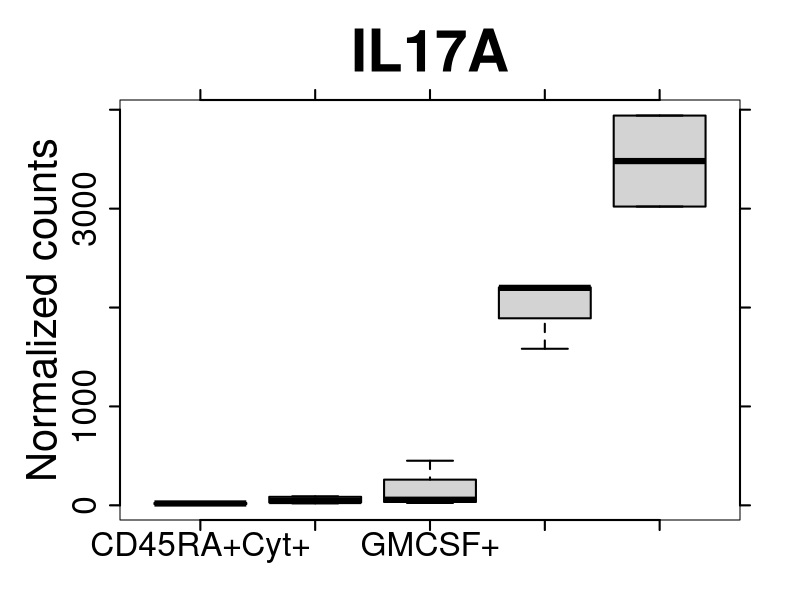
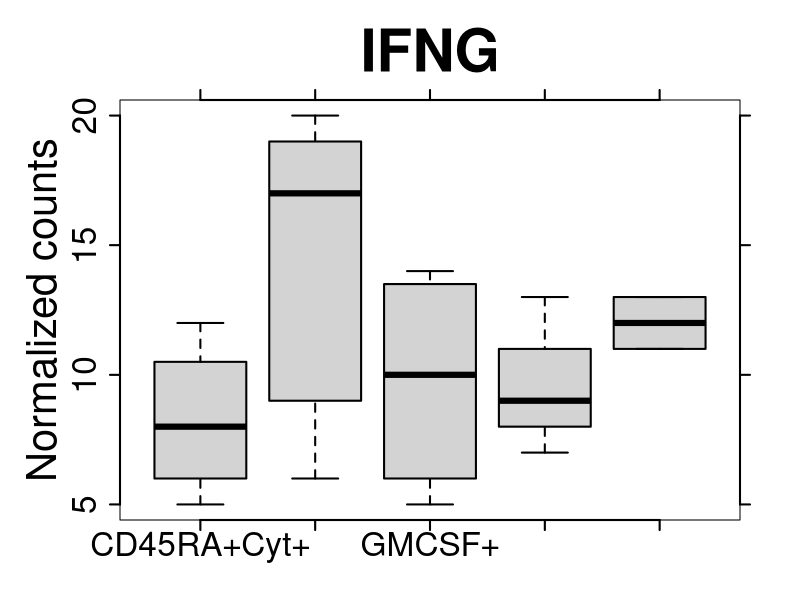
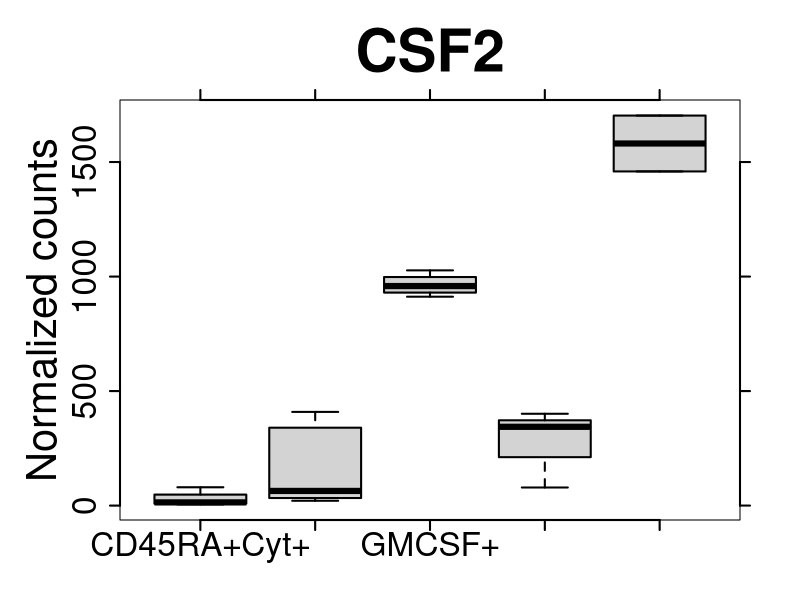
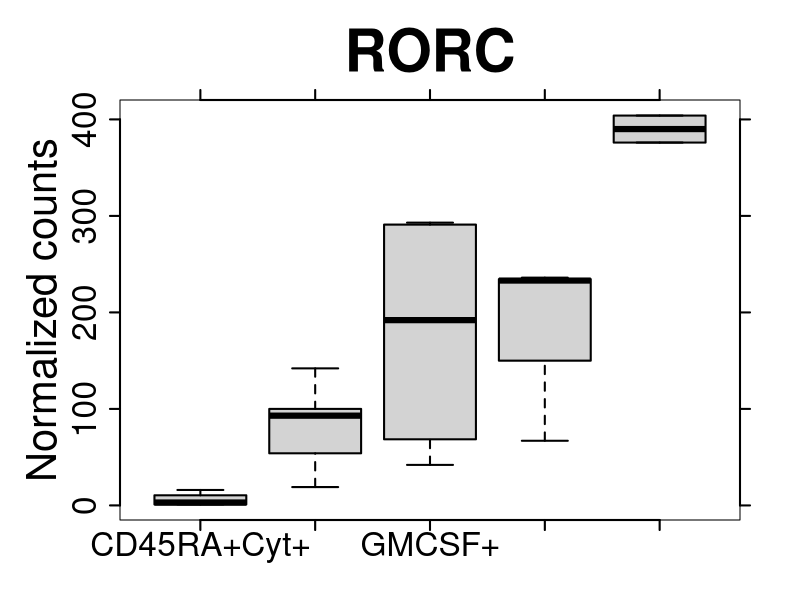
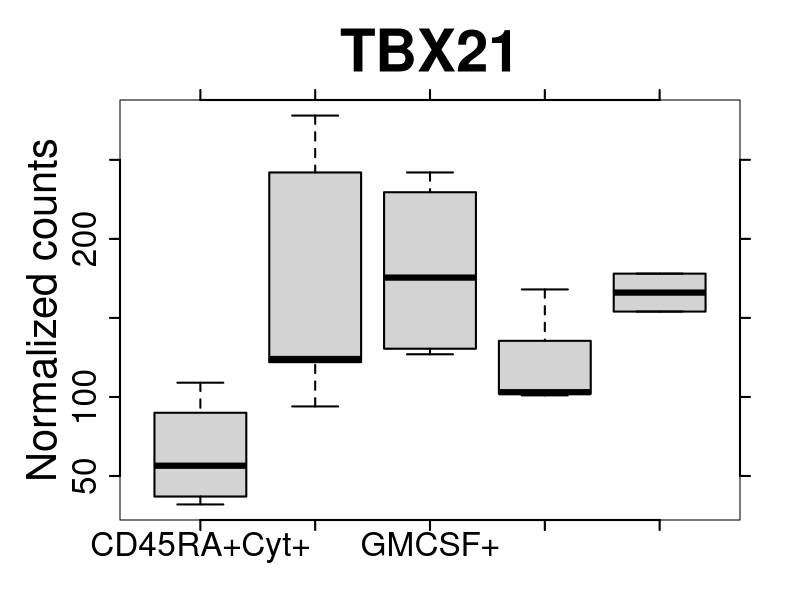
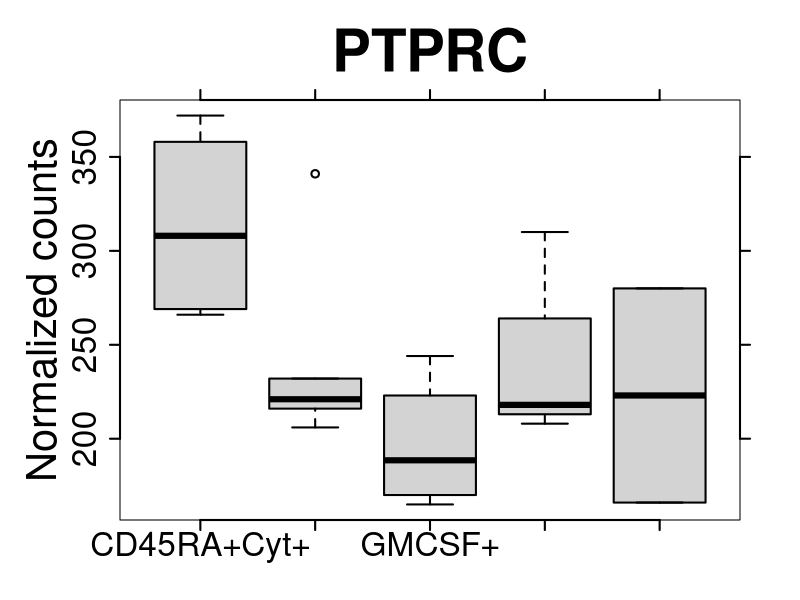

Write the R code that produced these figures, in order.
data <- read.table("gene_expression.norm_nodup.txt", header=TRUE, sep='\t')

pdf("gene_expression.per_page.pdf", width = 20, height = 10)

par(mar=c(4,6,5,3))
boxplot(as.integer(data[1, seq(1,4)]), 
        as.integer(data[1, seq(9,13)]), 
        as.integer(data[1, seq(5,8)]), 
        as.integer(data[1, seq(14,16)]), 
        as.integer(data[1, seq(17,18)]), 
        names=c("CD45RA+Cyt+", "IFN+", "GMCSF+", "IL17A+", "IL17A+GMCSF+IFN-"), 
        main="IL17A", ylab="Normalized counts", 
        cex.axis=2, cex.lab=2.5, cex.main=3.5, lwd=2)
axis(side = 1, lwd = 2, labels=F)
axis(side = 2, lwd = 2, labels=F)
axis(side = 3, lwd = 2, labels=F)
axis(side = 4, lwd = 2, labels=F)

boxplot(as.integer(data[2, seq(1,4)]),  
        as.integer(data[2, seq(9,13)]), 
        as.integer(data[2, seq(5,8)]), 
        as.integer(data[2, seq(14,16)]), 
        as.integer(data[2, seq(17,18)]), 
        names=c("CD45RA+Cyt+", "IFN+", "GMCSF+", "IL17A+", "IL17A+GMCSF+IFN-"), 
        main="IFNG", 
        ylab="Normalized counts", 
        cex.axis=2, cex.lab=2.5, cex.main=3.5, lwd=2)
axis(side = 1, lwd = 2, labels=F)
axis(side = 2, lwd = 2, labels=F)
axis(side = 3, lwd = 2, labels=F)
axis(side = 4, lwd = 2, labels=F)

boxplot(as.integer(data[3, seq(1,4)]), 
        as.integer(data[3, seq(9,13)]), 
        as.integer(data[3, seq(5,8)]), 
        as.integer(data[3, seq(14,16)]), 
        as.integer(data[3, seq(17,18)]), 
        names=c("CD45RA+Cyt+", "IFN+", "GMCSF+", "IL17A+", "IL17A+GMCSF+IFN-"), 
        main="CSF2", ylab="Normalized counts", 
        cex.axis=2, cex.lab=2.5, cex.main=3.5, lwd=2)
axis(side = 1, lwd = 2, labels=F)
axis(side = 2, lwd = 2, labels=F)
axis(side = 3, lwd = 2, labels=F)
axis(side = 4, lwd = 2, labels=F)

boxplot(as.integer(data[4, seq(1,4)]), 
        as.integer(data[4, seq(9,13)]), 
        as.integer(data[4, seq(5,8)]), 
        as.integer(data[4, seq(14,16)]), 
        as.integer(data[4, seq(17,18)]), 
        names=c("CD45RA+Cyt+", "IFN+", "GMCSF+", "IL17A+", "IL17A+GMCSF+IFN-"), 
        main="RORC", ylab="Normalized counts", 
        cex.axis=2, cex.lab=2.5, cex.main=3.5, lwd=2)
axis(side = 1, lwd = 2, labels=F)
axis(side = 2, lwd = 2, labels=F)
axis(side = 3, lwd = 2, labels=F)
axis(side = 4, lwd = 2, labels=F)

boxplot(as.integer(data[5, seq(1,4)]), 
        as.integer(data[5, seq(9,13)]), 
        as.integer(data[5, seq(5,8)]), 
        as.integer(data[5, seq(14,16)]), 
        as.integer(data[5, seq(17,18)]), 
        names=c("CD45RA+Cyt+", "IFN+", "GMCSF+", "IL17A+", "IL17A+GMCSF+IFN-"), 
        main="TBX21", ylab="Normalized counts", 
        cex.axis=2, cex.lab=2.5, cex.main=3.5, lwd=2)
axis(side = 1, lwd = 2, labels=F)
axis(side = 2, lwd = 2, labels=F)
axis(side = 3, lwd = 2, labels=F)
axis(side = 4, lwd = 2, labels=F)

boxplot(as.integer(data[6, seq(1,4)]), 
        as.integer(data[6, seq(9,13)]), 
        as.integer(data[6, seq(5,8)]), 
        as.integer(data[6, seq(14,16)]), 
        as.integer(data[6, seq(17,18)]), 
        names=c("CD45RA+Cyt+", "IFN+", "GMCSF+", "IL17A+", "IL17A+GMCSF+IFN-"), 
        main="PTPRC", ylab="Normalized counts", 
        cex.axis=2, cex.lab=2.5, cex.main=3.5, lwd=2)
axis(side = 1, lwd = 2, labels=F)
axis(side = 2, lwd = 2, labels=F)
axis(side = 3, lwd = 2, labels=F)
axis(side = 4, lwd = 2, labels=F)

dev.off()

